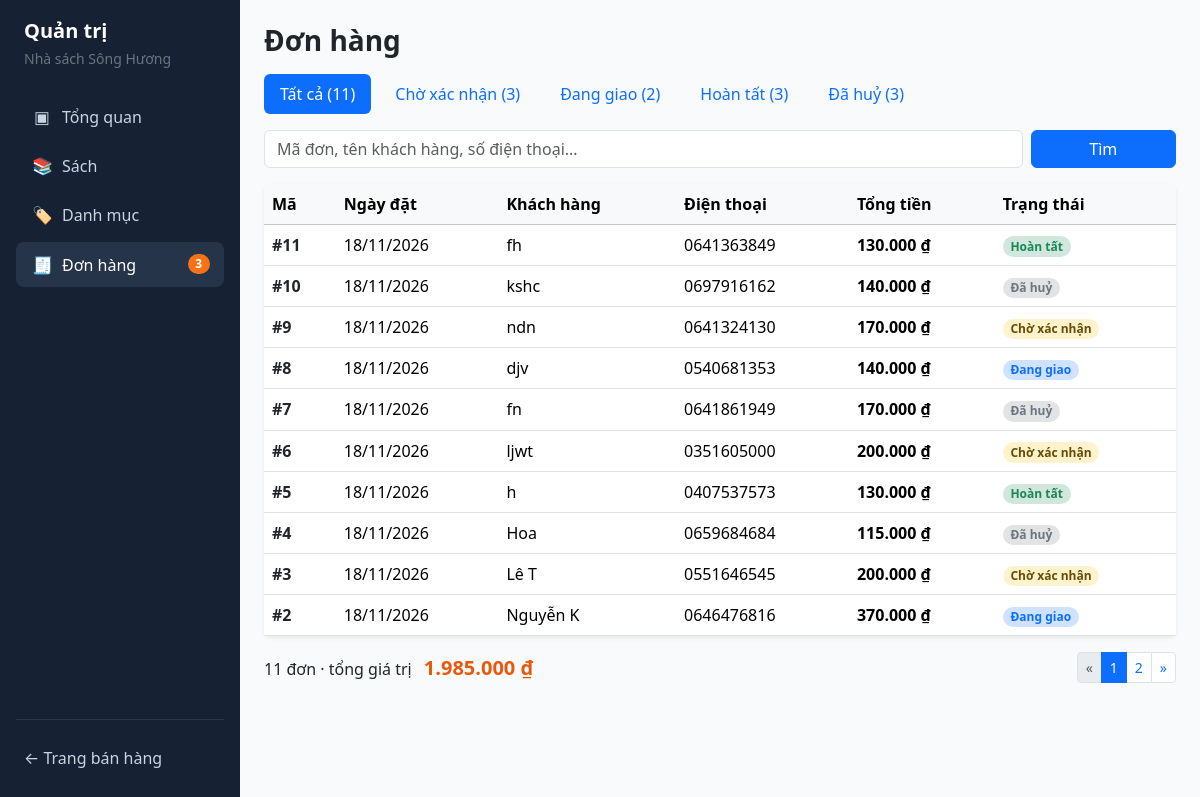
Page /admin/orders on the committed database.
### NhaSachSongHuong/models.py (models this page shows)
class Order(db.Model):
    __tablename__ = 'orders'
    id = db.Column(db.Integer, primary_key=True)
    customer_name = db.Column(db.String(150), nullable=False)
    customer_phone = db.Column(db.String(15), nullable=False)
    customer_email = db.Column(db.String(150), nullable=True)
    shipping_address = db.Column(db.String(300), nullable=False)
    note = db.Column(db.Text, nullable=True)
    payment_method = db.Column(db.String(50), nullable=False, default='Tiền mặt khi nhận hàng')
    shipping_fee = db.Column(db.Integer, nullable=False, default=0)
    total_amount = db.Column(db.Integer, nullable=False)
    status = db.Column(db.String(50), nullable=False, default='Chờ xác nhận')
    created_at = db.Column(db.DateTime, default=datetime.now)
    items = db.relationship('OrderItem', backref='order', lazy=True, cascade='all, delete-orphan')
    histories = db.relationship(
        'OrderStatusHistory',
        backref='order',
        lazy=True,
        order_by='OrderStatusHistory.changed_at.asc()',
        cascade='all, delete-orphan'
    )

### NhaSachSongHuong/app.py (the view, shortened to what this page needs)
@app.route('/admin/orders')
def admin_orders():
    status = request.args.get('status', '').strip()
    q = request.args.get('q', '').strip()
    page = request.args.get('page', 1, type=int)
    status_rows = (
        db.session.query(Order.status, func.count(Order.id))
        .group_by(Order.status)
        .all()
    )
    status_counts = dict(status_rows)
    total_all_orders = sum(status_counts.values())
    query = Order.query
    if status:
        query = query.filter(Order.status == status)
    filtered_count = query.count()
    filtered_total_value = (
        query.with_entities(func.coalesce(func.sum(Order.total_amount), 0)).scalar() or 0
    )
    pagination = query.order_by(Order.created_at.desc(), Order.id.desc()).paginate(
        page=page, per_page=10, error_out=False
    )
    return render_template(
        'admin/orders.html',
        pagination=pagination,
        orders=pagination.items,
        status=status,
        q=q,
        status_counts=status_counts,
        total_all_orders=total_all_orders,
        filtered_count=filtered_count,
        filtered_total_value=filtered_total_value
    )

### NhaSachSongHuong/app.py (called while the page is built)
@app.template_filter('vnd')
def format_vnd(value):
    if value is None:
        return '0 ₫'
    return f"{int(value):,}".replace(',', '.') + ' ₫'

def get_cart():
    cart = session.get('cart', {})
    if not isinstance(cart, dict):
        cart = {}
    return cart

@app.context_processor
def inject_global_badges():
    cart = get_cart()
    cart_total_qty = sum(int(q) for q in cart.values()) if cart else 0
    pending_orders_badge = (
        db.session.query(func.count(Order.id))
        .filter(Order.status == 'Chờ xác nhận')
        .scalar() or 0
    )
    return dict(
        cart_total_qty=cart_total_qty,
        pending_orders_badge=pending_orders_badge
    )

### NhaSachSongHuong/templates/admin/orders.html (shortened to what this page needs)
{% extends "admin/base_admin.html" %}
{% block content %}
<h3 class="fw-bold mb-3">Đơn hàng</h3>
<ul class="nav nav-pills mb-3 gap-2">
  <li class="nav-item">
    <a class="nav-link {% if not status %}active{% endif %}"
       href="{{ url_for('admin_orders', q=q or None) }}">
      Tất cả ({{ total_all_orders }})
    </a>
  </li>
  {% for st in ['Chờ xác nhận', 'Đang giao', 'Hoàn tất', 'Đã huỷ'] %}
  <li class="nav-item">
    <a class="nav-link {% if status == st %}active{% endif %}"
       href="{{ url_for('admin_orders', status=st, q=q or None) }}">
      {{ st }} ({{ status_counts.get(st, 0) }})
    </a>
  </li>
  {% endfor %}
</ul>
<form method="get" action="{{ url_for('admin_orders') }}" class="row g-2 mb-3">
  <div class="col-md-10">
    <input type="text" name="q" value="{{ q }}" class="form-control"
           placeholder="Mã đơn, tên khách hàng, số điện thoại...">
  </div>
  <div class="col-md-2 d-grid">
    <button type="submit" class="btn btn-primary">Tìm</button>
  </div>
</form>
<div class="card border-0 shadow-sm mb-3">
  <table class="table table-hover align-middle mb-0">
    <thead class="table-light">
      <tr>
        <th>Mã</th>
        <th>Ngày đặt</th>
        <th>Khách hàng</th>
        <th>Điện thoại</th>
        <th>Tổng tiền</th>
        <th>Trạng thái</th>
      </tr>
    </thead>
    <tbody>
      {% for o in orders %}
      <tr class="order-row" style="cursor: pointer;"
          data-href="{{ url_for('admin_order_detail', order_id=o.id) }}">
        <td class="fw-bold">
          <a href="{{ url_for('admin_order_detail', order_id=o.id) }}" class="text-decoration-none text-dark">
            #{{ o.id }}
          </a>
        </td>
        <td>{{ o.created_at.strftime('%d/%m/%Y') }}</td>
        <td>{{ o.customer_name }}</td>
        <td>{{ o.customer_phone }}</td>
        <td class="fw-semibold">{{ o.total_amount|vnd }}</td>
        <td>
          {% set badge_cls = 'bg-warning-subtle text-warning-emphasis' if o.status == 'Chờ xác nhận'
             else ('bg-primary-subtle text-primary' if o.status == 'Đang giao'
             else ('bg-success-subtle text-success' if o.status == 'Hoàn tất' else 'bg-secondary-subtle text-secondary')) %}
          <span class="badge rounded-pill {{ badge_cls }}">{{ o.status }}</span>
        </td>
      </tr>
      {% else %}
      <tr>
        <td colspan="6" class="text-center text-muted py-4">Không có đơn hàng nào phù hợp.</td>
      </tr>
      {% endfor %}
    </tbody>
  </table>
</div>
<div class="d-flex justify-content-between align-items-center mb-3">
  <div>
    <span>{{ filtered_count }} đơn · tổng giá trị </span>
    <span class="text-price fs-5 ms-2">{{ filtered_total_value|vnd }}</span>
  </div>
  {% if pagination.pages > 1 %}
  <nav aria-label="Phân trang đơn hàng">
    <ul class="pagination pagination-sm mb-0">
      <li class="page-item {% if not pagination.has_prev %}disabled{% endif %}">
        <a class="page-link"
           href="{{ url_for('admin_orders', page=pagination.prev_num, status=status or None, q=q or None) }}">
          &laquo;
        </a>
      </li>
      {% for p in pagination.iter_pages(left_edge=1, right_edge=1, left_current=2, right_current=2) %}
        {% if p %}
          <li class="page-item {% if p == pagination.page %}active{% endif %}">
            <a class="page-link"
               href="{{ url_for('admin_orders', page=p, status=status or None, q=q or None) }}">
              {{ p }}
            </a>
          </li>
        {% else %}
          <li class="page-item disabled"><span class="page-link">…</span></li>
        {% endif %}
      {% endfor %}
      <li class="page-item {% if not pagination.has_next %}disabled{% endif %}">
        <a class="page-link"
           href="{{ url_for('admin_orders', page=pagination.next_num, status=status or None, q=q or None) }}">
          &raquo;
        </a>
      </li>
    </ul>
  </nav>
  {% endif %}
</div>
{% endblock %}

### NhaSachSongHuong/templates/admin/base_admin.html (style rules this page uses)
body { background-color: #f8fafc; }
.text-price { color: #e8590c; font-weight: 700; }

### rows in the picture
Order: status "Chờ xác nhận", get "3", id "3", created_at "18/11/2026", customer_name "Lê T", customer_phone "0551646545", total_amount|vnd "200.000 ₫"
Order: status "Đang giao", get "2", id "2", created_at "18/11/2026", customer_name "Nguyễn K", customer_phone "0646476816", total_amount|vnd "370.000 ₫"
Order: id "11", created_at "18/11/2026", customer_name "fh", customer_phone "0641363849", total_amount|vnd "130.000 ₫", status "Hoàn tất"
Order: id "10", created_at "18/11/2026", customer_name "kshc", customer_phone "0697916162", total_amount|vnd "140.000 ₫", status "Đã huỷ"
Order: id "9", created_at "18/11/2026", customer_name "ndn", customer_phone "0641324130", total_amount|vnd "170.000 ₫", status "Chờ xác nhận"
Order: id "8", created_at "18/11/2026", customer_name "djv", customer_phone "0540681353", total_amount|vnd "140.000 ₫", status "Đang giao"
Order: id "7", created_at "18/11/2026", customer_name "fn", customer_phone "0641861949", total_amount|vnd "170.000 ₫", status "Đã huỷ"
Order: id "6", created_at "18/11/2026", customer_name "ljwt", customer_phone "0351605000", total_amount|vnd "200.000 ₫", status "Chờ xác nhận"
Order: id "5", created_at "18/11/2026", customer_name "h", customer_phone "0407537573", total_amount|vnd "130.000 ₫", status "Hoàn tất"
Order: id "4", created_at "18/11/2026", customer_name "Hoa", customer_phone "0659684684", total_amount|vnd "115.000 ₫", status "Đã huỷ"

### other values in the picture
{{ pending_orders_badge }} "3"
{{ total_all_orders }} "11"
{{ st }} "Hoàn tất" "Đã huỷ"
{{ status_counts.get(st, 0) }} "3" "3"
{{ filtered_count }} "11"
{{ filtered_total_value|vnd }} "1.985.000 ₫"
{{ p }} "1" "2"
